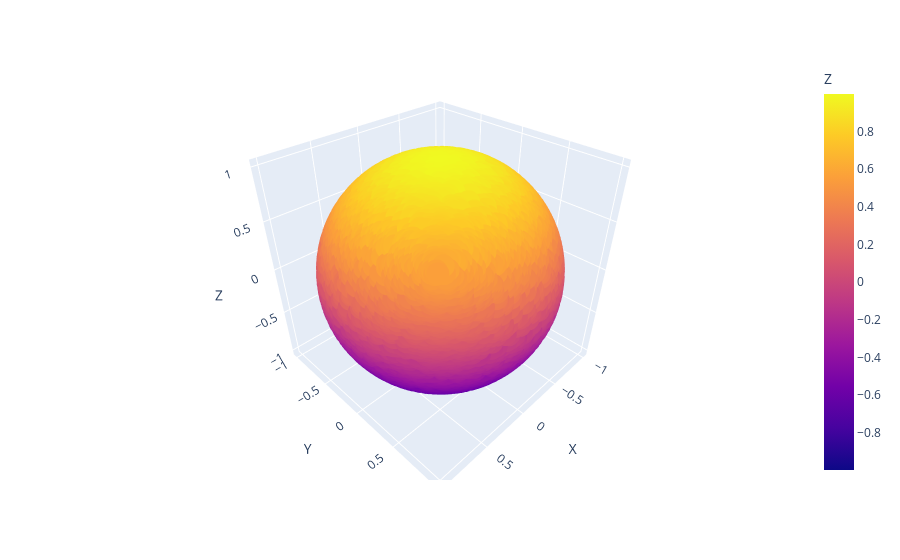

The notebook cell saved with this chart:
### Code cell
df = pd.DataFrame(normal_vecs, columns=["X", "Y", "Z"])
# df
fig = px.scatter_3d(df, x='X', y='Y', z='Z', color='Z')
fig.show()

### Figure 1 — Plotly figure (JSON) as saved in the notebook; plotly's stock layout.template omitted (floating-point values rounded to 4 significant figures; data arrays with more than 128 entries replaced by an {"elided": "..."} marker saying what was removed)
{"data": [{"hovertemplate": "X=%{x}<br>Y=%{y}<br>Z=%{marker.color}<extra></extra>", "legendgroup": "", "marker": {"color": {"elided": "10000 float values"}, "coloraxis": "coloraxis", "symbol": "circle"}, "mode": "markers", "name": "", "scene": "scene", "showlegend": false, "type": "scatter3d", "x": {"elided": "10000 float values"}, "y": {"elided": "10000 float values"}, "z": {"elided": "10000 float values"}}], "layout": {"coloraxis": {"colorbar": {"title": {"text": "Z"}}, "colorscale": [[0, "#0d0887"], [0.1111, "#46039f"], [0.2222, "#7201a8"], [0.3333, "#9c179e"], [0.4444, "#bd3786"], [0.5556, "#d8576b"], [0.6667, "#ed7953"], [0.7778, "#fb9f3a"], [0.8889, "#fdca26"], [1, "#f0f921"]]}, "legend": {"tracegroupgap": 0}, "margin": {"t": 60}, "scene": {"domain": {"x": [0, 1], "y": [0, 1]}, "xaxis": {"title": {"text": "X"}}, "yaxis": {"title": {"text": "Y"}}, "zaxis": {"title": {"text": "Z"}}}}}
